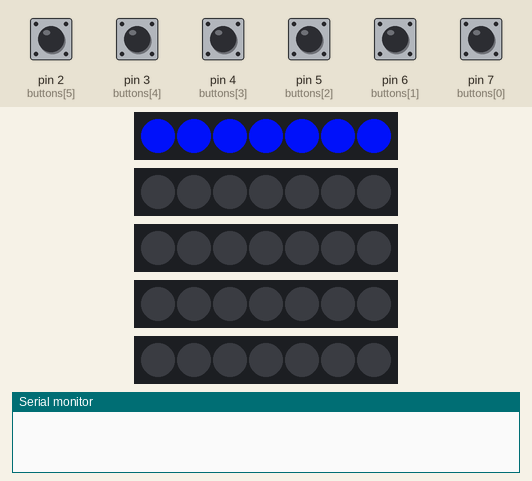
A sketch run on a simulated Arduino Uno, built with avr-gcc and run on an emulated ATmega328P. Shown: 5 × 7 RGB LEDs in strip order, left to right, the last lines printed to the serial monitor. Inputs (shaded band) come from the test bench; at power-on: pin 2 (buttons[5]), pin 3 (buttons[4]), pin 4 (buttons[3]), pin 5 (buttons[2]), pin 6 (buttons[1]), pin 7 (buttons[0]) HIGH. Random numbers use the default seed unless the sketch sets one.

Above: at 1.2 s.
1.3 s: pin 6 (buttons[1]) pulled LOW for 0.15 s
At 2.5 s:
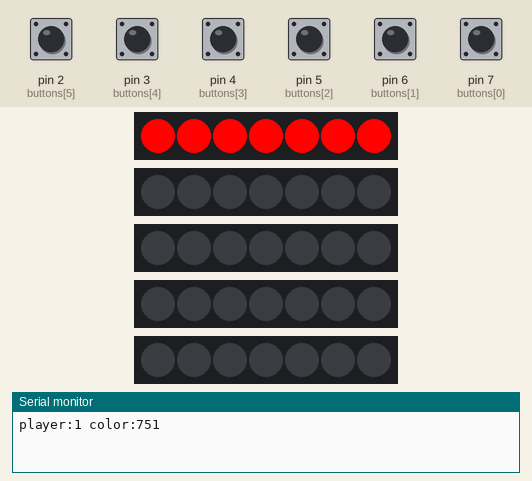
2.9 s: pin 3 (buttons[4]) pulled LOW for 0.15 s
At 3.9 s:
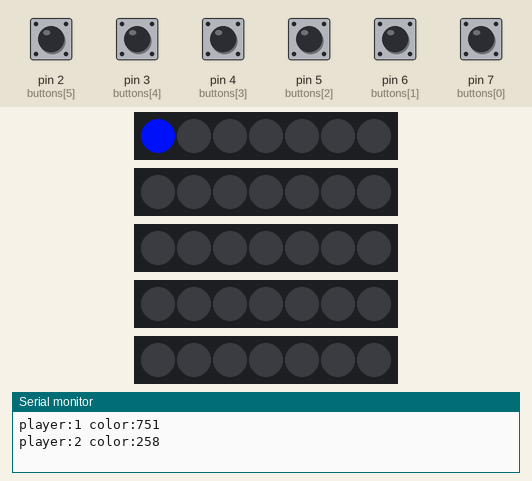
4.5 s: pin 6 (buttons[1]) pulled LOW for 1 s
At 5.9 s:
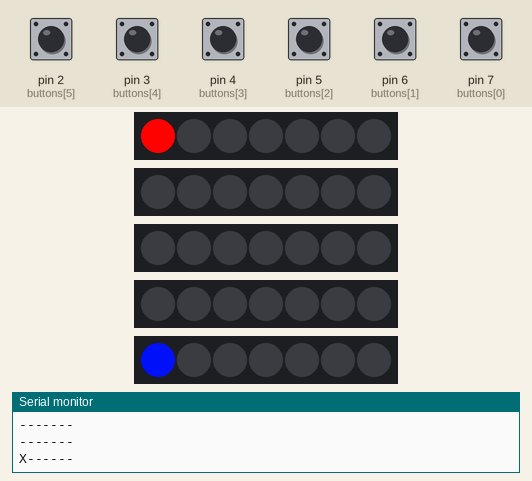
7.0 s: pin 3 (buttons[4]) pulled LOW for 1 s
At 7.6 s:
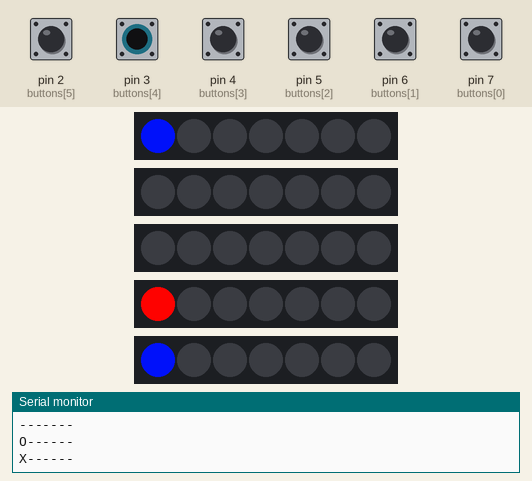
9.5 s: pin 6 (buttons[1]) pulled LOW for 0.15 s
At 10.5 s:
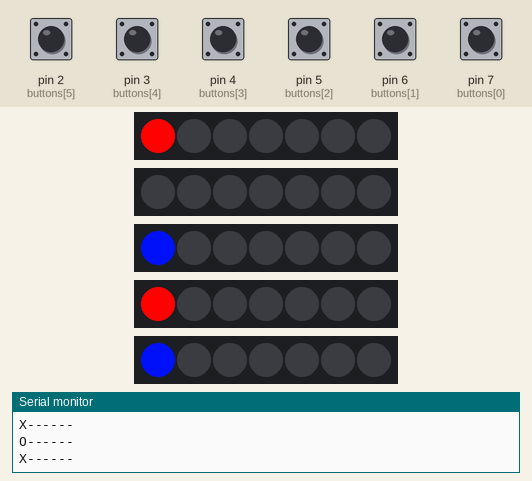
11.1 s: pin 3 (buttons[4]) pulled LOW for 0.15 s
At 11.5 s:
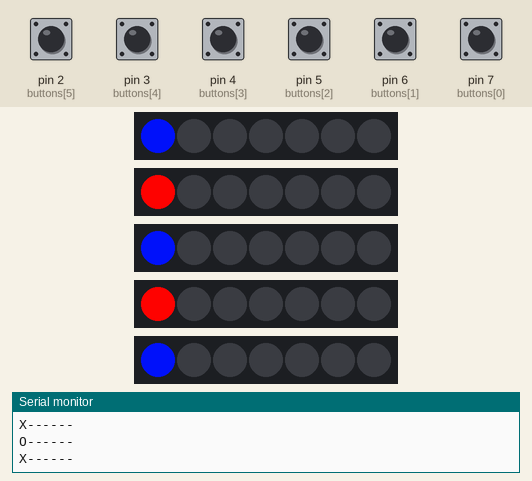
Timing chart, 0 to 13.7 s (numbered marks = the images above; inputs shaded):
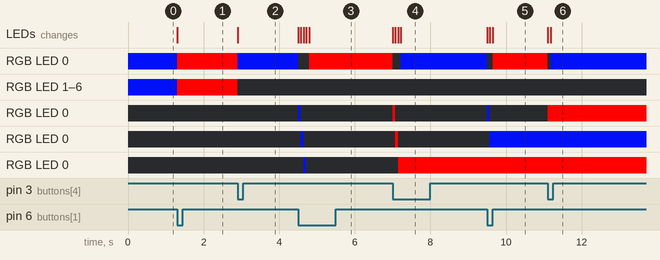

The sketch:

connect_4_more.ino
```cpp
#include <Adafruit_NeoPixel.h>
#define pix 7
#define height 5
#define plr (player*3)
#define drop digitalRead(buttons[plr+1])
#define lft digitalRead(buttons[plr])
#define rht digitalRead(buttons[plr+2])
Adafruit_NeoPixel strip[height]={
  Adafruit_NeoPixel(pix, 17, NEO_GRB + NEO_KHZ800),
  Adafruit_NeoPixel(pix, 16, NEO_GRB + NEO_KHZ800),
  Adafruit_NeoPixel(pix, 15, NEO_GRB + NEO_KHZ800),
  Adafruit_NeoPixel(pix, 14, NEO_GRB + NEO_KHZ800),
  Adafruit_NeoPixel(pix, 13, NEO_GRB + NEO_KHZ800)};

  boolean field[2][height+1][pix];
  boolean player;
  boolean update=1;
  boolean win;

  byte buttons[6]={7,6,5,4,3,2};
  int color[2]={751,258};
  int pos=0;
  byte xwin;
  byte ywin;
  byte twin;
  int dir=1;

void setup() {
  for(int a=0;a<height;a++){
    strip[a].begin();
    //for(int b=0;b<pix;b++){
      //setPixel(a,b,random(768),255);
      //strip[a].show();
      //delay(25);
      //dimPixel(a,b,0);
    //}
    strip[a].show();
  }
  for(int a=0;a<6;a++){
    pinMode(buttons[a],INPUT_PULLUP);
  }
  Serial.begin(9600);
}

void loop() {
  dimAll();
  for(int a=0;a<2;a++){
    player=a;
    update=1;
    while(digitalRead(buttons[plr+1])){
      if(!lft){
        delay(25);
        color[a]+=36;
        update=1;
      }
      if(!rht){
        delay(25);
        color[a]-=18;
        update=1;
      }
      if(update){
        color[a]+=768;
        color[a]%=768;
        update=0;
        for(int b=0;b<pix;b++){
          setPixel(0,b,color[a],255);
        }
        strip[0].show();
        while(!rht||!lft){
          delay(1);
        }
        delay(25);
      }
    }
    Serial.print("player:");
    Serial.print(a+1);
    Serial.print(" color:");
    Serial.println(color[a]);
  }
  dimAll();


  pos=0;
  win=0;
  while(!win){
    player=!player;
    while(!drop){}
    delay(2);
    update=1;
    pos-=dir;
    while(drop){
      if(!lft){
        delay(25);
        dimPixel(0,pos,0);
        dir=-1;
        update=1;
      }
      if(!rht){
        delay(25);
        dimPixel(0,pos,0);
        dir=1;
        update=1;
      }
      if(update){
        update=0;
        pos+=dir;
        pos+=pix;
        pos%=pix;
        while(field[0][0][pos]||field[1][0][pos]){
          pos+=dir;
          pos+=pix;
          pos%=pix;
        }
        setPixel(0,pos,color[player],255);
        strip[0].show();
        while((!rht)||(!lft)){
          delay(5);
        }
        delay(25);
      }
    }
    int drops=0;
    while(!field[0][drops+1][pos]&&!field[1][drops+1][pos]&&drops<(height-1)){
      dimPixel(drops,pos,0);
      strip[drops].show();
      drops++;
      Serial.print("D");
      setPixel(drops,pos,color[player],255);
      strip[drops].show();
      delay(70);
    }
    Serial.println(" ");
    Serial.print("pos:");
    Serial.print(pos);
    Serial.print(" depth:");
    Serial.println(drops);
    field[player][drops][pos]=1;
    for(int a=0;a<height;a++){
      for(int b=0;b<pix;b++){
        if(field[0][a][b]){Serial.print("X");}
        if(field[1][a][b]){Serial.print("O");}
        if(!field[0][a][b]&&!field[1][a][b]){Serial.print("-");}
      }
      Serial.println(" ");
    }
    testwin();
  }


  if(twin<4){
    delay(1000);
    for(int d=255;d>=0;d--){
      for(int a=0;a<height;a++){
        for(int b=0;b<pix;b++){
          for(int c=0;c<2;c++){
            if(field[c][a][b]){setPixel(a,b,color[c],d);}
          }
        }
      }
      showWin(twin,color[player]);
      for(int a=0;a<height;a++){
        strip[a].show();
      }
      delay(6);
    }
    dimAll();
    for(int a=0;a<100;a++){
      for(int b=0;b<height;b++){
        dimPixel(random(height),random(pix),random(191)+64);
        dimPixel(random(height),random(pix),0);
        dimPixel(random(height),random(pix),0);
        dimPixel(random(height),random(pix),0);
      }
      showWin(twin,color[player]);
      for(int b=0;b<height;b++){
        strip[b].show();
      }
      delay(25);
    }
  }
  if(twin==4){
    int dimfield[height][pix];
    for(int a=0;a<height;a++){
      for(int b=0;b<pix;b++){
        dimfield[a][b]=random(1000)+255;
      }
    }
    for(int a=0;a<1255;a++){
      for(int b=0;b<height;b++){
        for(int c=0;c<pix;c++){
          dimfield[b][c]=max(0,dimfield[b][c]-1);
          for(int d=0;d<2;d++){
            if(field[d][b][c]){setPixel(b,c,color[d],min(255,dimfield[b][c]));}
          }
        }
        strip[b].show();
      }
    }
  }
}

void showWin(int winz, int colorz){
  for(int a=0;a<4;a++){
    if(twin==0){setPixel(ywin,xwin+a,color[player],255);}
    if(twin==1){setPixel(ywin+a,xwin,color[player],255);}
    if(twin==2){setPixel(ywin+a,xwin+a,color[player],255);}
    if(twin==3){setPixel(ywin+a,(xwin+3)-a,color[player],255);}
  }
}

void testwin(){

  for(int a=0;a<height;a++){
    for(int b=0;b<pix-3;b++){
      byte count=0;
      for(int c=0;c<4;c++){
        count+=field[player][a][b+c];
      }
      if(count==4){
        win=1;
        xwin=b;
        ywin=a;
        twin=0;
      }
    }
  }

  for(int a=0;a<height-3;a++){
    for(int b=0;b<pix;b++){
      byte count=0;
      for(int c=0;c<4;c++){
        count+=field[player][a+c][b];
      }
      if(count==4){
        win=1;
        xwin=b;
        ywin=a;
        twin=1;
      }
    }
  }

  for(int a=0;a<height-3;a++){
    for(int b=0;b<pix-3;b++){
      byte count=0;
      for(int c=0;c<4;c++){
        count+=field[player][a+c][b+c];
      }
      if(count==4){
        win=1;
        xwin=b;
        ywin=a;
        twin=2;
      }
      count=0;
      for(int c=0;c<4;c++){
        count+=field[player][a+c][(b+3)-c];
      }
      if(count==4){
        win=1;
        xwin=b;
        ywin=a;
        twin=3;
      }
    }
  }

  for(int a=0;a<pix;a++){
    byte count=0;
    for(int b=0;b<pix;b++){
      count+=field[0][0][b];
      count+=field[1][0][b];
    }
    if(count==pix){
      win=1;
      twin=4;
    }
  }
}

void setPixel(int stripz, int pixelz, int colorz, long unsigned fadez){
  colorz%=768;
  pixelz%=pix;
  fadez*=fadez;
  fadez/=255;

  if(colorz<256){
    colorz=(colorz*fadez)/255;
    strip[stripz].setPixelColor(pixelz,colorz,0,fadez-colorz);
  }
  if(colorz>=256&&colorz<512){
    colorz-=256;
    colorz=(colorz*fadez)/255;
    strip[stripz].setPixelColor(pixelz,fadez-colorz,colorz,0);
  }
  if(colorz>=512){
    colorz-=512;
    colorz=(colorz*fadez)/255;
    strip[stripz].setPixelColor(pixelz,0,fadez-colorz,colorz);
  }
}

void dimPixel(int stripz, int pixelz, long unsigned fadez){
  fadez*=fadez;
  fadez/=255;
  pixelz%=pix;
  strip[stripz].setPixelColor(pixelz,fadez,fadez,fadez);
}

void dimAll(){
  for(int a=0;a<height;a++){
    for(int b=0;b<pix;b++){
      dimPixel(a,b,0);
      field[0][a][b]=0;
      field[1][a][b]=0;
    }
    strip[a].show();
  }
}
```

Measured:
- after the input at 1.3 s, RGB LED 0–6: RGB(0, 16, 239) → RGB(253, 2, 0) at once; the LEDs: change at once (image 1)
- after the input at 2.9 s, RGB LED 0: RGB(253, 2, 0) → RGB(0, 16, 239) at once; RGB LED 1–6: RGB(253, 2, 0) → off at once; the LEDs: first change at once (image 2 shows a later state)
- after the input at 4.5 s, RGB LED 0: RGB(0, 16, 239) → off at once, → RGB(253, 2, 0) 0.29 s later; RGB LED 0: off → RGB(0, 16, 239) at once, → off 0.07 s later; RGB LED 0: off → RGB(0, 16, 239) after 0.07 s, → off 0.07 s later; RGB LED 0: off → RGB(0, 16, 239) after 0.14 s, → off 0.07 s later; the LEDs: first change at once (image 3 shows a later state)
- after the input at 7.0 s, RGB LED 0: RGB(253, 2, 0) → off at once, → RGB(0, 16, 239) 0.22 s later; RGB LED 0: off → RGB(253, 2, 0) at once, → off 0.07 s later; RGB LED 0: off → RGB(253, 2, 0) after 0.07 s, → off 0.07 s later; RGB LED 0: off → RGB(253, 2, 0) after 0.14 s; the LEDs: first change at once (image 4 shows a later state)
- after the input at 9.5 s, RGB LED 0: RGB(0, 16, 239) → off at once, → RGB(253, 2, 0) 0.15 s later; RGB LED 0: off → RGB(0, 16, 239) at once, → off 0.07 s later; RGB LED 0: off → RGB(0, 16, 239) after 0.07 s; the LEDs: first change at once (image 5 shows a later state)
- after the input at 11.1 s, RGB LED 0: RGB(253, 2, 0) → off at once, → RGB(0, 16, 239) 0.08 s later; RGB LED 0: off → RGB(253, 2, 0) at once; the LEDs: first change at once (image 6 shows a later state)
